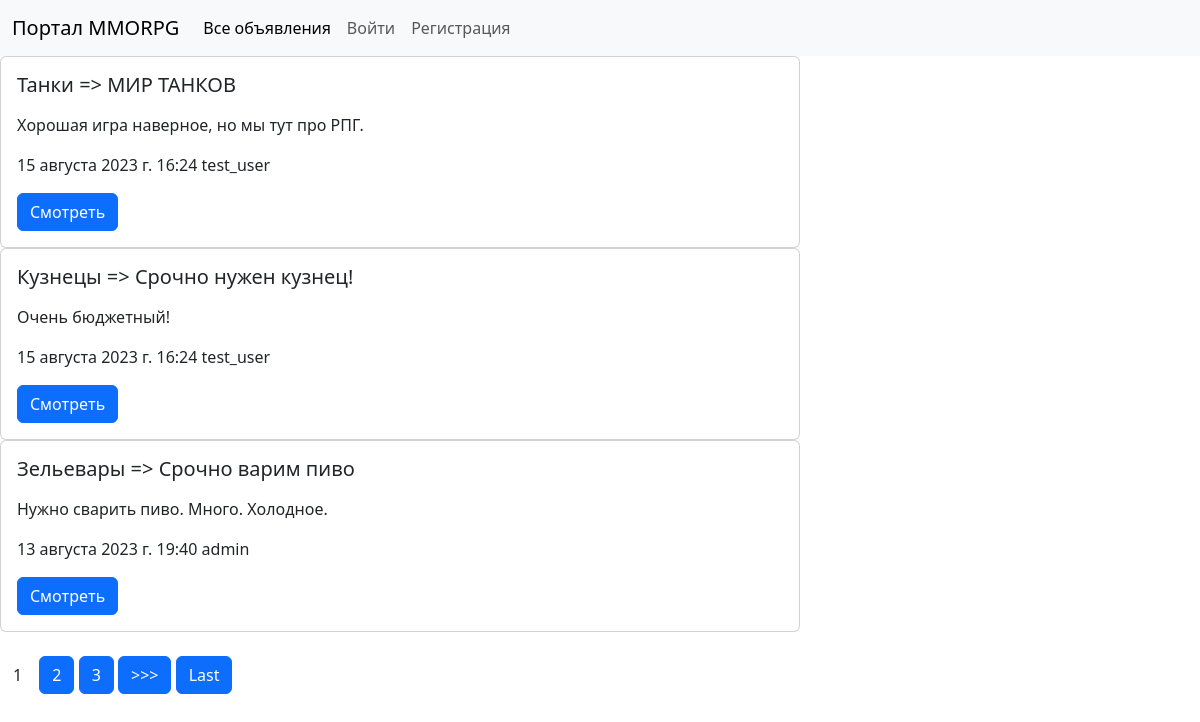
The page / on the database its author committed.
### infoboard/models.py (models this page shows, shortened)
class Post(models.Model):
    TANK = 'TK'
    HEALER = 'HL'
    DAMAGE_DEALER = 'DD'
    TRADER = 'TD'
    GUILD_MASTER = 'GM'
    QUEST_GIVER = 'QG'
    BLACKSMITH = 'BS'
    TANNER = 'TN'
    POTIONS_MASTER = 'PM'
    SPELL_MASTER = 'SM'
    CATEGORIES = [
        (TANK, 'Танки'),
        (HEALER, 'Хилы'),
        (DAMAGE_DEALER, 'ДД'),
        (TRADER, 'Торговцы'),
        (GUILD_MASTER, 'Гилдмастеры'),
        (QUEST_GIVER, 'Квестгиверы'),
        (BLACKSMITH, 'Кузнецы'),
        (TANNER, 'Кожевники'),
        (POTIONS_MASTER, 'Зельевары'),
        (SPELL_MASTER, 'Мастера заклинаний'),
    ]
    title = models.CharField(max_length=128, verbose_name='Заголовок')
    content = RichTextField(verbose_name='Содержание')
    category = models.CharField(max_length=2, choices=CATEGORIES, default=TANK, verbose_name='Категория')
    author = models.ForeignKey(User, on_delete=models.CASCADE)
    date_c = models.DateTimeField(auto_now_add=True)
    date_u = models.DateTimeField(auto_now=True)

### infoboard/views.py (the view)
# urls.py: path('', PostListView.as_view(), name='home'),
class PostListView(ListView):
    model = Post
    template_name = 'infoboard/home.html'
    context_object_name = 'posts'
    ordering = '-date_u'
    paginate_by = 3

### templates/infoboard/home.html (shortened to what this page needs)
{% extends 'base.html' %}
{% block content %}
{% for p in posts %}
<div class="card" style="width: 50rem;">
    <div class="card-body">
        <h5 class="card-title">{{ p.get_category_display }} => {{ p.title }}</h5>
        <p class="card-text">
            {% autoescape off %}
            {{ p.content }}
            {% endautoescape %}
            {{ p.date_c }} {{ p.author }}
        </p>
        <a href="{% url 'showpost' p.id %}" class="btn btn-primary">Смотреть</a>
    </div>
</div>
{% endfor %}
{% include 'paginator.html' %}
{% endblock content %}

### templates/base.html (shortened to what this page needs)
<!DOCTYPE html>
<html lang="ru">
<head>
    <link href="https://cdn.jsdelivr.net/npm/bootstrap@5.3.0/dist/css/bootstrap.min.css" rel="stylesheet"
>
</head>
<body>
<nav class="navbar navbar-expand-lg bg-body-tertiary">
    <div class="container-fluid">
        <a class="navbar-brand" href="{% url 'home' %}">Портал MMORPG</a>
        <div class="collapse navbar-collapse" id="navbarSupportedContent">
            <ul class="navbar-nav me-auto mb-2 mb-lg-0">
                <li class="nav-item">
                    <a class="nav-link active" aria-current="page" href="{% url 'home' %}">Все объявления</a>
                </li>
                {% if user.is_authenticated %}
                <li class="nav-item">
                    <a class="nav-link" href="{% url 'addpost' %}">Разместить новое</a>
                </li>
                <li class="nav-item dropdown">
                    <a class="nav-link dropdown-toggle" href="#" role="button" data-bs-toggle="dropdown"
                       aria-expanded="false">
                        {{ user.username }}
                    </a>
                    <ul class="dropdown-menu">
                        <li><a class="dropdown-item" href="{% url 'checkresps' %}">Отклики на мои объявления</a></li>
                        <li>
                            <hr class="dropdown-divider">
                        </li>
                        <li><a class="dropdown-item" href="{% url 'account_logout' %}">Выйти</a></li>
                    </ul>
                </li>
                {% else %}
                <li class="nav-item">
                    <a class="nav-link" href="{% url 'account_login' %}">Войти</a>
                </li>
                <li class="nav-item">
                    <a class="nav-link" href="{% url 'account_signup' %}">Регистрация</a>
                </li>
                {% endif %}
            </ul>
        </div>
    </div>
</nav>
{% block content %}{% endblock content %}
</body>
</html>

### templates/paginator.html (shortened to what this page needs)
{% if is_paginated %}
<br>
   {% for num in page_obj.paginator.page_range %}
       {% if page_obj.number == num %}
           <a class="btn">{{ num }}</a>
       {% elif num > page_obj.number|add:'-3' and num < page_obj.number|add:'3' %}
           <a href="?page={{ num }}" class="btn btn-primary">{{ num }}</a>
       {% endif %}
   {% endfor %}
   {% if page_obj.has_next %}
       <a href="?page={{ page_obj.next_page_number }}" class="btn btn-primary">>>></a>
       <a href="?page={{ page_obj.paginator.num_pages }}" class="btn btn-primary">Last</a>
   {% endif %}
{% endif %}

### rows shown on the page
Post: category "Танки", title "МИР ТАНКОВ", content "Хорошая игра наверное, но мы тут про РПГ.", date_c "15 августа 2023 г. 16:24", author "test_user"
Post: category "Кузнецы", title "Срочно нужен кузнец!", content "Очень бюджетный!", date_c "15 августа 2023 г. 16:24", author "test_user"
Post: category "Зельевары", title "Срочно варим пиво", content "Нужно сварить пиво. Много. Холодное.", date_c "13 августа 2023 г. 19:40", author "admin"

### other values the page prints
{{ num }} "1"
{{ num }} "2" "3"
